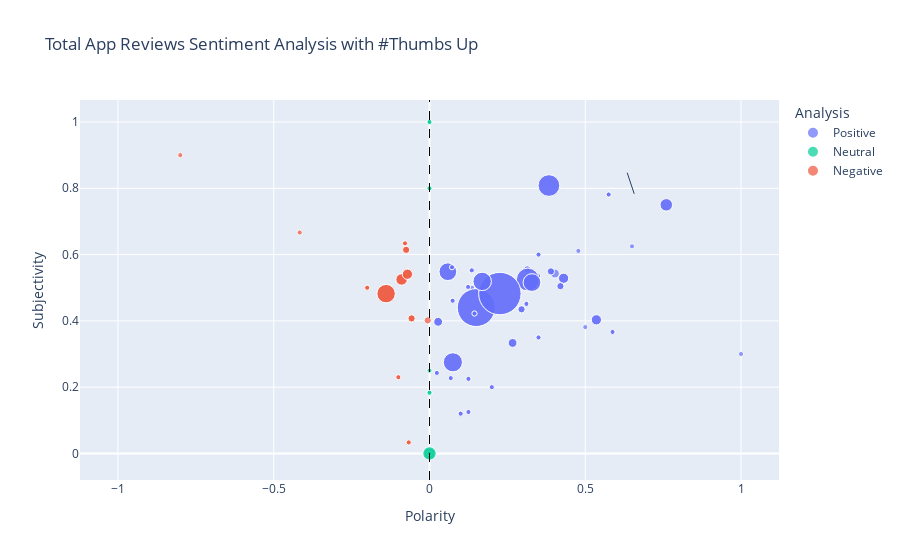

Write notebook code for a chart like this one.
### Code cell
import plotly.express as px
fig = px.scatter(data_frame=app_reviews, x='Polarity', y='Subjectivity', size='thumbsUpCount',color='Analysis', 
                 title='Total App Reviews Sentiment Analysis with #Thumbs Up', size_max=30,              
                 color_discrete_map={
                "Positive": "#636EFA",
                "Neutral": "#00CC96",
                "Negative": "#EF553B"})
fig.add_vline(x=0, line_width=1, line_dash="dash", line_color="black")
fig.add_annotation()
fig.show()

### Figure 1 — Plotly figure (JSON) as saved in the notebook; plotly's stock layout.template omitted (floating-point values rounded to 4 significant figures; data arrays with more than 128 entries replaced by an {"elided": "..."} marker saying what was removed)
{"data": [{"hovertemplate": "Analysis=Positive<br>Polarity=%{x}<br>Subjectivity=%{y}<br>thumbsUpCount=%{marker.size}<extra></extra>", "legendgroup": "Positive", "marker": {"color": "#636EFA", "size": {"elided": "767 int values"}, "sizemode": "area", "sizeref": 0.07667, "symbol": "circle"}, "mode": "markers", "name": "Positive", "orientation": "v", "showlegend": true, "type": "scatter", "x": {"elided": "767 float values"}, "xaxis": "x", "y": {"elided": "767 float values"}, "yaxis": "y"}, {"hovertemplate": "Analysis=Neutral<br>Polarity=%{x}<br>Subjectivity=%{y}<br>thumbsUpCount=%{marker.size}<extra></extra>", "legendgroup": "Neutral", "marker": {"color": "#00CC96", "size": [0, 0, 0, 0, 0, 0, 0, 0, 0, 0, 0, 0, 2, 0, 0, 0, 0, 0, 0, 5, 0, 0, 0, 0, 0, 0, 0, 0, 0, 1, 0, 0, 0, 0, 0, 0, 0, 0, 0, 0, 0, 0, 0, 0, 0, 0, 1, 1, 1, 0, 0, 0, 0, 0, 0, 0, 0, 0, 0, 0, 0, 0, 0, 0, 0, 0, 0, 0, 0, 0, 0, 0, 0, 7, 0, 0, 0, 0, 0, 0, 0, 0, 1, 1, 0, 0, 0, 0, 0, 0, 0, 0, 0, 0, 0, 0, 0, 0, 0, 0, 0, 0, 0, 0, 0, 0, 0, 0, 0, 0, 0, 0, 0, 0, 0, 0, 0, 0, 1, 1, 0, 0, 0, 0, 0, 0, 0], "sizemode": "area", "sizeref": 0.07667, "symbol": "circle"}, "mode": "markers", "name": "Neutral", "orientation": "v", "showlegend": true, "type": "scatter", "x": [0, 0, 0, 0, 0, 0, 0, 0, 0, 0, 0, 0, 0, 0, 0, 0, 0, 0, 0, 0, 0, 0, 0, 0, 0, 0, 0, 0, 0, 0, 0, 0, 0, 0, 0, 0, 0, 0, 0, 0, 0, 0, 0, 0, 0, 0, 0, 0, 0, 0, 0, 0, 0, 0, 0, 0, 0, 0, 0, 0, 0, 0, 0, 0, 0, 0, 0, 0, 0, 0, 0, 0, 0, 0, 0, 0, 0, 0, 0, 0, 0, 0, 0, 0, 0, 0, 0, 0, 0, 0, 0, 0, 0, 0, 0, 0, 0, 0, 0, 0, 0, 0, 0, 0, 0, 0, 0, 0, 0, 0, 0, 0, 0, 0, 0, 0, 0, 0, 0, 0, 0, 0, 0, 0, 0, 0, 0], "xaxis": "x", "y": [0.3333, 0, 0, 0.3, 0, 0, 0, 0, 0, 0, 0, 0, 0, 0, 0, 0, 0, 0.3333, 0, 0, 0, 0, 0, 0, 0, 0, 0, 0, 0, 0, 0, 0, 0, 0, 0, 0, 0.6667, 0.3571, 0.5, 0, 0, 0, 0, 0, 0, 0, 0.25, 0.1833, 0.1833, 0, 0, 0, 0, 0, 0, 0, 0, 0, 0, 0, 0, 0, 0, 0, 0, 0, 0, 0.75, 0.75, 0.4, 0.4, 0, 0, 0, 0, 0, 0, 0, 0, 0, 0, 0, 1, 1, 0, 0.1, 0, 0, 0, 0, 0, 0, 0, 0, 0, 0, 0, 0, 0, 0, 0, 0, 0, 0, 0, 0, 0, 0.4, 0, 0, 0, 0, 0.4, 0.4, 0, 0, 0, 0, 0.8, 0.8, 1, 0, 0.5, 0.5, 0, 0, 0], "yaxis": "y"}, {"hovertemplate": "Analysis=Negative<br>Polarity=%{x}<br>Subjectivity=%{y}<br>thumbsUpCount=%{marker.size}<extra></extra>", "legendgroup": "Negative", "marker": {"color": "#EF553B", "size": [0, 0, 0, 2, 0, 0, 0, 0, 0, 0, 0, 0, 0, 0, 0, 0, 0, 0, 1, 1, 0, 0, 0, 0, 0, 0, 0, 0, 0, 0, 1, 0, 0, 1, 0, 0, 1, 1, 0, 0, 0, 0, 2, 2, 0, 0, 1, 1, 0, 0, 0, 0, 0, 0, 0, 0, 0, 0, 0, 0, 0, 0, 0, 0, 0, 0, 0, 0, 0, 0, 0, 0, 0, 0, 0, 0, 0, 0, 0, 0, 0, 0, 0, 0, 0, 2, 2, 0, 0, 5, 5, 0, 0, 4, 4, 0, 0, 0, 13, 13, 1, 1, 0, 0, 0, 0], "sizemode": "area", "sizeref": 0.07667, "symbol": "circle"}, "mode": "markers", "name": "Negative", "orientation": "v", "showlegend": true, "type": "scatter", "x": [-0.2556, -0.25, -0.02917, -0.005612, -0.45, -0.2, -0.1733, -0.1883, -0.7, -0.8, -0.6667, -0.75, -0.25, -0.02045, -0.05, -0.625, -1, -1, -0.07857, -0.07857, -0.375, -1, -0.1183, -0.1311, -0.8, -0.25, -1.586e-17, -0.325, -0.2, -0.06667, -0.8, -0.3267, -0.3267, -0.4167, -0.2, -0.5, -0.1, -0.1, -0.07143, -0.07143, -0.05893, -0.05893, -0.0575, -0.0575, -0.4, -0.4, -0.2, -0.2, -0.3563, -0.3563, -0.1133, -0.1133, -0.8, -0.8, -0.5, -0.5, -0.02857, -0.02857, -0.25, -0.25, -0.8, -0.8, -0.03333, -0.03333, -0.11, -0.11, -0.1, -0.1, -0.2, -0.06, -0.91, -0.4333, -0.0625, -0.0625, -0.5, -0.5, -0.0625, -0.0625, -0.1, -0.1071, -0.1071, -0.1611, -0.1611, -0.02429, -0.02429, -0.075, -0.075, -0.0125, -0.2167, -0.08958, -0.08958, -0.4, -0.4, -0.07092, -0.07092, -0.4, -0.2714, -0.5, -0.1393, -0.1393, -0.06667, -0.06667, -0.025, -0.025, -0.1, -0.1], "xaxis": "x", "y": [0.3722, 0.3, 0.2333, 0.4015, 0.65, 0, 0.5, 0.6, 0.6667, 0.9, 0.6, 0.9, 0.1, 0.5081, 0.4208, 0.5, 0.9, 0.875, 0.6339, 0.6339, 0.6, 1, 0.95, 0.3978, 0.9, 0.3, 0.6571, 0.3167, 0.4, 0.03333, 0.9, 0.6533, 0.6533, 0.6667, 0.25, 0.5, 0.23, 0.23, 0.5714, 0.5714, 0.4107, 0.4107, 0.4075, 0.4075, 0.45, 0.45, 0.5, 0.5, 0.575, 0.575, 0.4933, 0.4933, 0.9, 0.9, 0.45, 0.45, 0.3238, 0.3238, 0.4333, 0.4333, 0.9, 0.9, 0.2667, 0.2667, 0.4733, 0.4733, 0.4, 0.4, 0.4, 0.42, 0.8667, 0.3667, 0.7083, 0.7083, 0.9, 0.9, 0.1875, 0.1875, 0.5875, 0.4413, 0.4413, 0.6, 0.6, 0.3, 0.3, 0.6143, 0.6143, 0.55, 0.8333, 0.525, 0.525, 0.6286, 0.6286, 0.5407, 0.5407, 0.45, 0.4214, 0.5, 0.4821, 0.4821, 0.03333, 0.03333, 0.2, 0.2, 0.5, 0.5], "yaxis": "y"}], "layout": {"annotations": [{}], "legend": {"itemsizing": "constant", "title": {"text": "Analysis"}, "tracegroupgap": 0}, "shapes": [{"line": {"color": "black", "dash": "dash", "width": 1}, "type": "line", "x0": 0, "x1": 0, "xref": "x", "y0": 0, "y1": 1, "yref": "y domain"}], "title": {"text": "Total App Reviews Sentiment Analysis with #Thumbs Up"}, "xaxis": {"anchor": "y", "domain": [0, 1], "title": {"text": "Polarity"}}, "yaxis": {"anchor": "x", "domain": [0, 1], "title": {"text": "Subjectivity"}}}}
